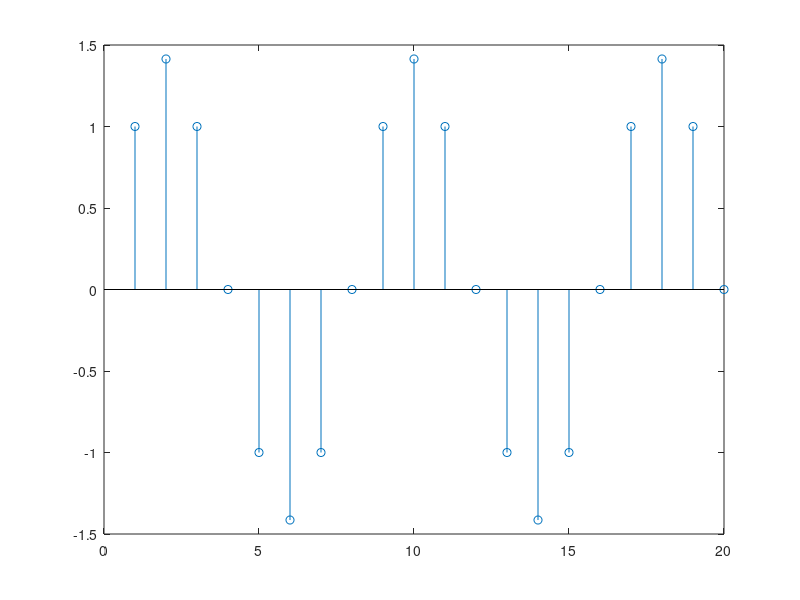
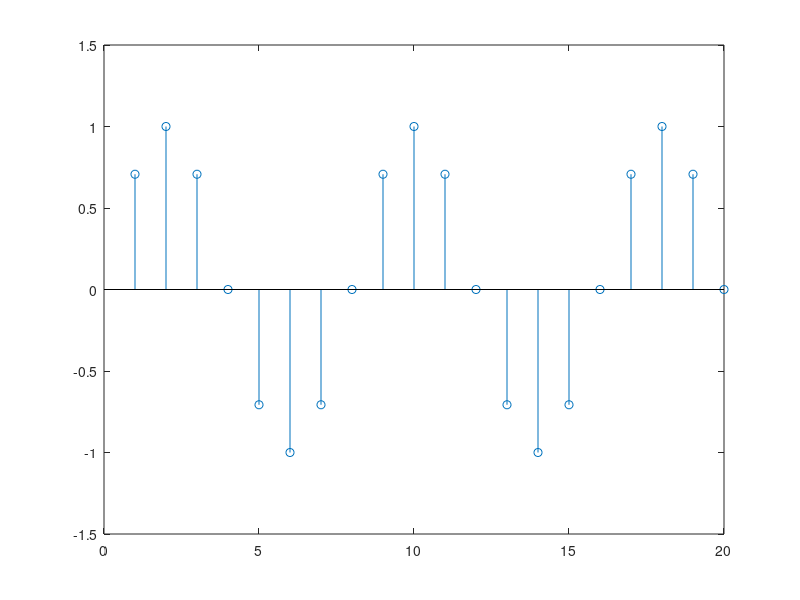

Source code (MATLAB) for these figures, in order:
clc;
clear;
%% -----------Q(a)-------------
%a = 2cos(w0)
%b = 1

%% -----------Q(b)-------------

% variables initialize
w = pi/4;
a = 2*cos(w);
b = 1;
N = (1:20)';
y = zeros(20,1);

% output calculation
y(1) = 1; %in matlab, y(0) is meaningless, so the series begin with 1
for n = 2:length(y)
    if n == 2
        y(n) = a*y(n-1);
    else
        y(n) = a*y(n-1)-b*y(n-2);
    end
end

%plot the output
figure(1);
stem(N,y);

%% -----------Q(c)-------------
y(1) = sqrt(1/2);
for n = 2:length(y)
    if n == 2
        y(n) = a*y(n-1);
    else
        y(n) = a*y(n-1)-b*y(n-2);
    end
end
figure(2);
stem(N,y);

% x[0] = sqrt(1/2);
% x[-1] = 0;

